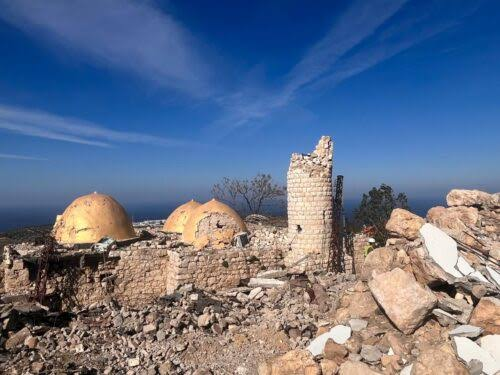
#> input picture sample_images/church_stone_ruin.jpg, 500 x 375 px; its folder holds only this picture in this run
$ python -i metrics.py   (imports and definitions only)
#> lines starting #> are read from the running program, lines starting #| are printed output that depends on the picture; after the words box and inside, x2 and y2 are one past the last pixel; in counts of white or black regions, pixels touching at a corner belong together
### backend/app/services/lama_inpainting.py
"""
HeritageAI — LaMa (Large Mask Inpainting) Service

Uses the official TorchScript model of LaMa (Resolution-robust Large Mask Inpainting
with Fourier Convolutions, Suvorov et al.).
Global context awareness via Fast Fourier Convolutions allows seamless texture
and structural reconstruction of historical architecture, fresco, and art.
"""
from __future__ import annotations

import logging
import os
from pathlib import Path
from typing import Tuple

import cv2
import numpy as np
import torch
from PIL import Image

from app.utils.image_utils import blend_restoration

logger = logging.getLogger(__name__)

LAMA_WEIGHTS_URL = "https://github.com/enesmsahin/simple-lama-inpainting/releases/download/v0.1.0/big-lama.pt"
WEIGHTS_DIR      = Path(os.getenv("WEIGHTS_DIR", str(Path(__file__).resolve().parent.parent.parent / "weights")))
LAMA_MODEL_PATH  = WEIGHTS_DIR / "big-lama.pt"

_lama_model  = None
_lama_device = None


def _ensure_weights() -> Path:
    """Download LaMa TorchScript model if not already present."""
    if not LAMA_MODEL_PATH.exists():
        logger.info(f"Downloading LaMa model to {LAMA_MODEL_PATH} from {LAMA_WEIGHTS_URL} ...")
        WEIGHTS_DIR.mkdir(parents=True, exist_ok=True)
        from torch.hub import download_url_to_file
        download_url_to_file(LAMA_WEIGHTS_URL, str(LAMA_MODEL_PATH), progress=True)
        logger.info("LaMa model downloaded successfully.")
    return LAMA_MODEL_PATH


def _get_model() -> Tuple[torch.jit.ScriptModule, torch.device]:
    global _lama_model, _lama_device
    if _lama_model is None:
        model_path = _ensure_weights()
        device = torch.device("cuda" if torch.cuda.is_available() else "cpu")
        logger.info(f"Loading LaMa model on {device} from {model_path} ...")
        model = torch.jit.load(str(model_path), map_location=device)
        model.eval()
        _lama_model = model
        _lama_device = device
        logger.info("LaMa model ready.")
    return _lama_model, _lama_device


def _ceil_modulo(x: int, mod: int) -> int:
    if x % mod == 0:
        return x
    return (x // mod + 1) * mod


def _pad_img_to_modulo(img: np.ndarray, mod: int = 8) -> np.ndarray:
    channels, height, width = img.shape
    out_height = _ceil_modulo(height, mod)
    out_width = _ceil_modulo(width, mod)
    return np.pad(
        img,
        ((0, 0), (0, out_height - height), (0, out_width - width)),
        mode="symmetric",
    )


def inpaint_lama(
    image_path: str,
    mask_path: str,
    return_raw: bool = False,
):
    """
    Run deep learning LaMa inpainting on the damaged image and mask.

    Args:
        image_path: Path to original damaged image.
        mask_path:  Path to binary mask (white=255 -> reconstruct, black=0 -> keep).
        return_raw: If True, returns tuple of (final_blended, raw_generated).

    Returns:
        Restored PIL Image (or tuple with raw generated if return_raw=True).
    """
    orig_img = Image.open(str(image_path)).convert("RGB")
    orig_mask = Image.open(str(mask_path)).convert("L")
    orig_w, orig_h = orig_img.size

    # Ensure mask dimensions match image dimensions exactly
    if orig_mask.size != (orig_w, orig_h):
        orig_mask = orig_mask.resize((orig_w, orig_h), Image.NEAREST)

    # Cap maximum dimension to 1024 for inference speed on CPU
    max_dim = 1024
    if max(orig_w, orig_h) > max_dim:
        scale = max_dim / max(orig_w, orig_h)
        inf_w = int(orig_w * scale)
        inf_h = int(orig_h * scale)
        img_res = orig_img.resize((inf_w, inf_h), Image.LANCZOS)
        mask_res = orig_mask.resize((inf_w, inf_h), Image.NEAREST)
    else:
        img_res = orig_img
        mask_res = orig_mask

    # Prepare numpy arrays (strictly binary mask: >127 = 1.0, <=127 = 0.0)
    img_np = np.array(img_res, dtype=np.float32) / 255.0
    mask_np = (np.array(mask_res, dtype=np.float32) > 127).astype(np.float32)

    # CHW conversion
    img_chw = np.transpose(img_np, (2, 0, 1))
    mask_chw = mask_np[np.newaxis, ...]

    # Pad spatial dimensions to modulo 8
    img_padded = _pad_img_to_modulo(img_chw, mod=8)
    mask_padded = _pad_img_to_modulo(mask_chw, mod=8)

    model, device = _get_model()

    img_tensor = torch.from_numpy(img_padded).unsqueeze(0).to(device)
    mask_tensor = (torch.from_numpy(mask_padded).unsqueeze(0) > 0).float().to(device)

    with torch.no_grad():
        out = model(img_tensor, mask_tensor)

    # Convert back to PIL
    out_np = out[0].permute(1, 2, 0).detach().cpu().numpy()
    out_np = np.clip(out_np * 255.0, 0, 255).astype(np.uint8)

    # Crop out padding
    cur_h, cur_w = img_res.height, img_res.width
    out_cropped = out_np[:cur_h, :cur_w]
    raw_pil = Image.fromarray(out_cropped)

    # Upscale to original image size if resized
    if (raw_pil.width, raw_pil.height) != (orig_w, orig_h):
        raw_pil = raw_pil.resize((orig_w, orig_h), Image.LANCZOS)

    # Blend: replace strictly the masked region, leaving 100% of undamaged areas intact
    final = blend_restoration(orig_img, raw_pil, orig_mask)

    if return_raw:
        return final, raw_pil
    return final

### backend/app/services/metrics.py
"""
HeritageAI — Image Quality Metrics Service (PSNR & SSIM)

ACADEMIC NOTE
─────────────
PSNR and SSIM require a ground-truth (undamaged) reference image.
Comparing a restored image against the *damaged* input does NOT
measure restoration quality — it only measures pixel change.

Two valid evaluation modes are implemented:

  Mode A (reference):   User uploads the undamaged original →
                        compare restored vs reference.

  Mode B (simulated):   Synthetic damage is applied to the uploaded image →
                        AI restores it → compare restored vs original.
                        This tests the AI on a controlled experiment,
                        NOT on the user's actual heritage damage.

Scores are NEVER fabricated or randomised.
"""
from __future__ import annotations

import logging
import os
import tempfile
from typing import Dict, Optional

import numpy as np
from PIL import Image
from skimage.metrics import structural_similarity as _ssim
from skimage.metrics import peak_signal_noise_ratio as _psnr

logger = logging.getLogger(__name__)


# ── Core metric functions ─────────────────────────────────────────────────────

# [89 lines left out: functions calculate_psnr, calculate_ssim, _interp_psnr, _interp_ssim, evaluate_with_reference, not called in this run]


def evaluate_synthetic(original_path: str, model: str = "lama") -> Dict:
    """
    Mode B: Simulated damage evaluation.

    Steps:
      1. Load the user's uploaded image (treated as ground truth).
      2. Apply a synthetic damage mask (random cracks + holes).
      3. Zero-out the masked pixels to simulate damage.
      4. Run the selected AI model to restore the damaged copy.
      5. Compare restored vs original → calculate PSNR & SSIM.

    This measures how well the AI model can recover from known, controlled damage
    on THIS image. It does NOT measure the quality of the user's actual restoration.
    """
#> called with model = 'lama'
    original = Image.open(str(original_path)).convert("RGB")
#> original is the input picture: PIL image 500x375 RGB; mean R, G, B 101.4, 114.3, 139
    orig_arr = np.array(original, dtype=np.uint8)
    h, w     = orig_arr.shape[:2]
#> h = 375; w = 500

    # Generate reproducible synthetic mask
    syn_mask = _synthetic_mask(h, w)
    mask_img = Image.fromarray(syn_mask)

    # Apply damage (zero out masked pixels)
    damaged_arr = orig_arr.copy()
    damaged_arr[syn_mask > 127] = 0
    damaged_img = Image.fromarray(damaged_arr)

    # Write to temp files for inpainting services
    with tempfile.NamedTemporaryFile(suffix=".png", delete=False) as fi:
        damaged_img.save(fi.name)
        dmg_path = fi.name

    with tempfile.NamedTemporaryFile(suffix=".png", delete=False) as fm:
        mask_img.save(fm.name)
        msk_path = fm.name

    try:
        restored = _run_inpaint(model, dmg_path, msk_path)
        if restored.size != (w, h):
            restored = restored.resize((w, h), Image.LANCZOS)

        res_arr  = np.array(restored.convert("RGB"), dtype=np.uint8)
        psnr     = calculate_psnr(orig_arr, res_arr)
        ssim     = calculate_ssim(orig_arr, res_arr)

    finally:
        for p in [dmg_path, msk_path]:
            try:
                os.remove(p)
            except Exception:
                pass

    return {
        "mode":               "simulated",
        "psnr":               psnr,
        "ssim":               ssim,
        "psnr_interpretation": _interp_psnr(psnr),
        "ssim_interpretation": _interp_ssim(ssim),
        "mode_explanation": (
            "Mode B — Simulated damage evaluation. "
            "Artificial damage (random cracks and holes) was applied to your uploaded image, "
            "then restored by the AI. PSNR and SSIM measure recovery accuracy against the original. "
            "This does NOT evaluate your actual heritage restoration — it tests the model on "
            "controlled synthetic damage specific to this image."
        ),
        "valid": True,
    }


# ── Helpers ───────────────────────────────────────────────────────────────────

def _synthetic_mask(h: int, w: int) -> np.ndarray:
    """Generate a realistic synthetic damage mask for Mode B."""
#> called with h = 375, w = 500
    import cv2

    mask = np.zeros((h, w), dtype=np.uint8)
    rng  = np.random.default_rng(seed=42)

    # Random crack-like line segments
    for _ in range(rng.integers(4, 9)):
        x1 = rng.integers(0, w)
        y1 = rng.integers(0, h)
        length = rng.integers(int(min(h, w) * 0.1), int(min(h, w) * 0.35))
        angle  = rng.uniform(0, np.pi)
        x2     = int(x1 + length * np.cos(angle))
        y2     = int(y1 + length * np.sin(angle))
        thick  = int(rng.integers(2, 7))
        cv2.line(mask, (x1, y1), (x2, y2), 255, thick)
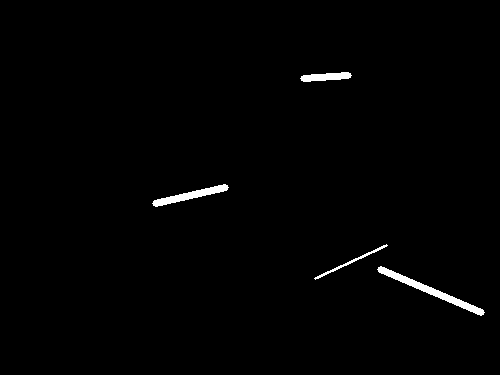
#> mask: shape (375, 500); 1% white; 4 white regions, box (x1, y1, x2, y2) and area: (377, 266, 485, 316) 782, (152, 184, 229, 207) 541, (300, 72, 352, 82) 344, (314, 244, 388, 280) 208

    # Random circular holes / stain patches
    for _ in range(rng.integers(1, 4)):
        cx = rng.integers(int(w * 0.1), int(w * 0.9))
        cy = rng.integers(int(h * 0.1), int(h * 0.9))
        r  = rng.integers(int(min(h, w) * 0.03), int(min(h, w) * 0.10))
        cv2.circle(mask, (int(cx), int(cy)), int(r), 255, -1)
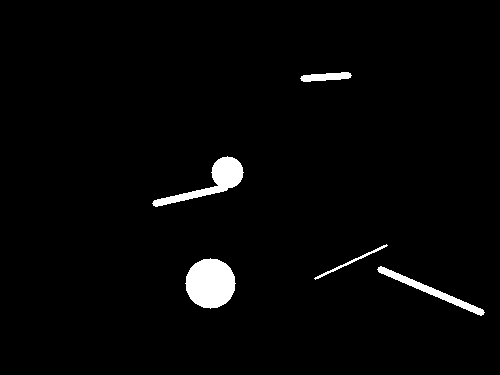
#> mask: shape (375, 500); 2.5% white; 5 white regions, box (x1, y1, x2, y2) and area: (185, 258, 236, 309) 1961, (152, 156, 244, 207) 1309, (377, 266, 485, 316) 782, (300, 72, 352, 82) 344, (314, 244, 388, 280) 208

    # Slight dilation
    k    = cv2.getStructuringElement(cv2.MORPH_ELLIPSE, (5, 5))
#> in evaluate_synthetic, `mask_img = Image.fromarray(syn_mask)`:
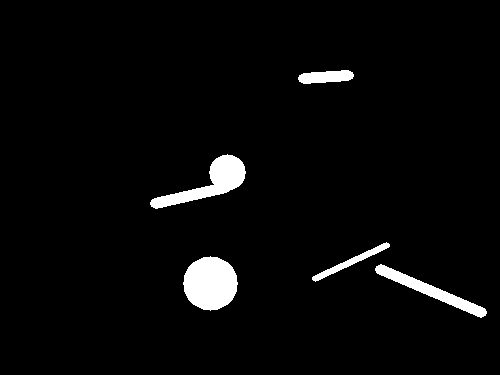
#> mask_img: PIL image 500x375 L; 3.4% white; 5 white regions, box (x1, y1, x2, y2) and area: (183, 256, 238, 311) 2297, (150, 154, 246, 209) 1800, (375, 264, 487, 318) 1240, (298, 70, 354, 84) 576, (312, 242, 390, 282) 520
#> in evaluate_synthetic, `damaged_arr[syn_mask > 127] = 0`:
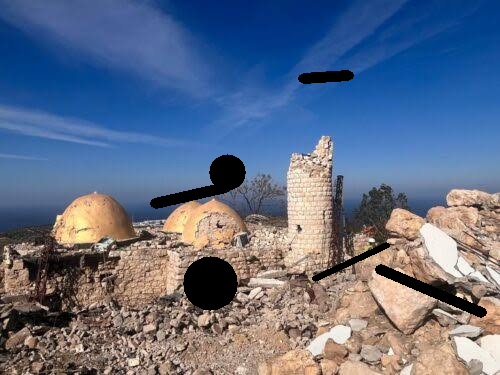
#> damaged_arr: shape (375, 500, 3); 3.43% of pixels changed, all inside (x1, y1, x2, y2) = (150, 70, 487, 318)
    mask = cv2.dilate(mask, k, iterations=1)
    return mask


def _run_inpaint(model: str, image_path: str, mask_path: str):
    """Dispatch to the appropriate inpainting service."""
    if model == "lama":
        try:
            from app.services.lama_inpainting import inpaint_lama
            return inpaint_lama(image_path, mask_path)
        except Exception as e:
            logger.warning(f"LaMa failed in synthetic eval, falling back: {e}")

    from app.services.classical_inpaint import inpaint_classical
    return inpaint_classical(image_path, mask_path)

>>> result = evaluate_synthetic('../../../sample_images/church_stone_ruin.jpg')
#> (the run stopped early here; a loop or call above may not have finished)
